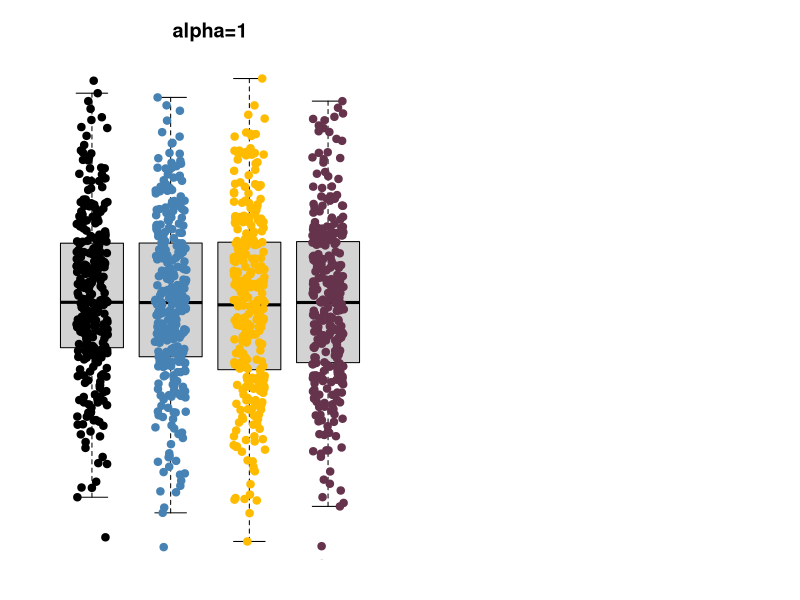

This figure's R source:
set.seed(1)
n <- 1200
dat <- data.frame(
  x = gl(n=4, k=n/4),
  y = rnorm(n)
)
myColours = c(1, "steelblue", "#FFBB00", rgb(0.4, 0.2, 0.3))
#myColoursAlpha <- add.alpha(myColours, alpha=0.4)
op <- par(mfrow=c(1,2), mar=c(2,2,3,1))
boxplot(y ~ x, data=dat, outline=FALSE,
        axes=FALSE, main="alpha=1")
points(x=jitter(as.numeric(dat$x)), y=dat$y, 
       col=myColours[dat$x], pch=19)
